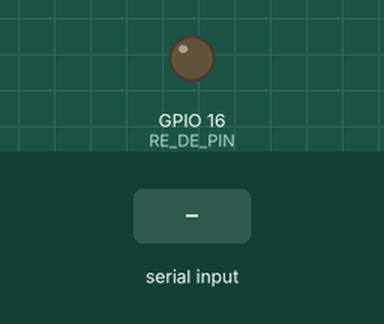
Recording of a sketch running on a simulated ESP32. Parts: output pins drawn as LEDs (lit = HIGH). The test bench sets the inputs (shaded band). What the sketch prints to the serial monitor is not drawn.

Above: at 1.2 s.
1.3 s: "1" received over the second serial link
Timing chart, 0 to 4.3 s (numbered marks = the images above; inputs shaded):
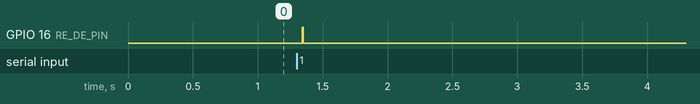

The sketch:

__main__.ino
```cpp
HardwareSerial Sender(1);
uint8_t state = 0;

uint8_t buff[9] = {0};
uint8_t i = 0;
uint8_t new_data = 0;

uint32_t timer = 0;

uint32_t timer_test = 0;

#define RE_DE_PIN 16

void setup()
{
  Serial.begin(9600);
  Serial2.begin(9600, SERIAL_8N1, 27, 14);
  Sender.begin(9600, SERIAL_8N1, 17, 4);
  // Serial2.begin(9600);
  pinMode(RE_DE_PIN, OUTPUT);
}

unsigned char FucCheckSum(unsigned char *i, unsigned char ln)
{
  unsigned char j, tempq = 0;
  i += 1;
  for (j = 0; j < (ln - 2); j++)
  {
    tempq += *i;
    i++;
  }
  tempq = (~tempq) + 1; return (tempq);
}

void loop()
{
  if (millis() - timer_test > 1000)
  {
    timer_test = millis();
      Serial.println("one second passed...");
  }

  if (new_data)
  {
    if (millis() - timer > 40)
    {
      i = 0;
      new_data = 0;

      int ppb = 0;

      // get ppb from sensor
      if (FucCheckSum(buff, 9) == buff[8])
      {
        ppb = buff[4] * 256 + buff[5];
      }

      // send serially
      digitalWrite(RE_DE_PIN, HIGH);
      for(int k = 0; k < 9; k++)
      {
        Sender.write(buff[k]);
      }
      for(int k = 0; k < 9; k++)
      {
        Serial.println(buff[k]);
      }
      delay(10);
      digitalWrite(RE_DE_PIN, LOW);
      for(int k = 0; k < 9; k++)
      {
        buff[k] = 0;
      }

      if (ppb >= 10000)
      {
        ppb = 9999;
      }

      Serial.print(ppb);
    }
  }

  if (Serial2.available() > 0)
  {
    uint8_t c = Serial2.read();
    buff[i] = c;
    i++;
    new_data = 1;
    timer = millis();
  }

}
```

Measured:
- after the input at 1.3 s, GPIO 16 (RE_DE_PIN): LOW → HIGH at once, → LOW 0.01 s later
